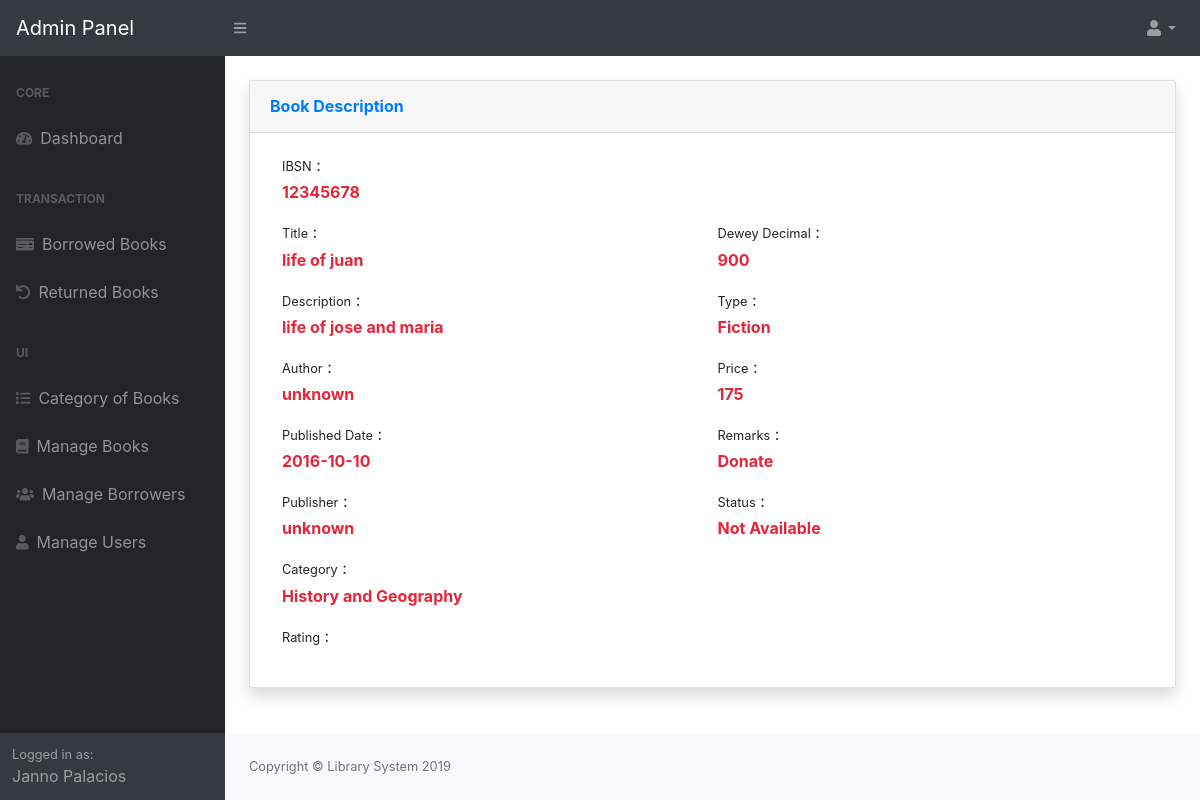
/admin/books/index.php?view=view&id=12345678 (signed in), run on an earlier commit of the app's database.
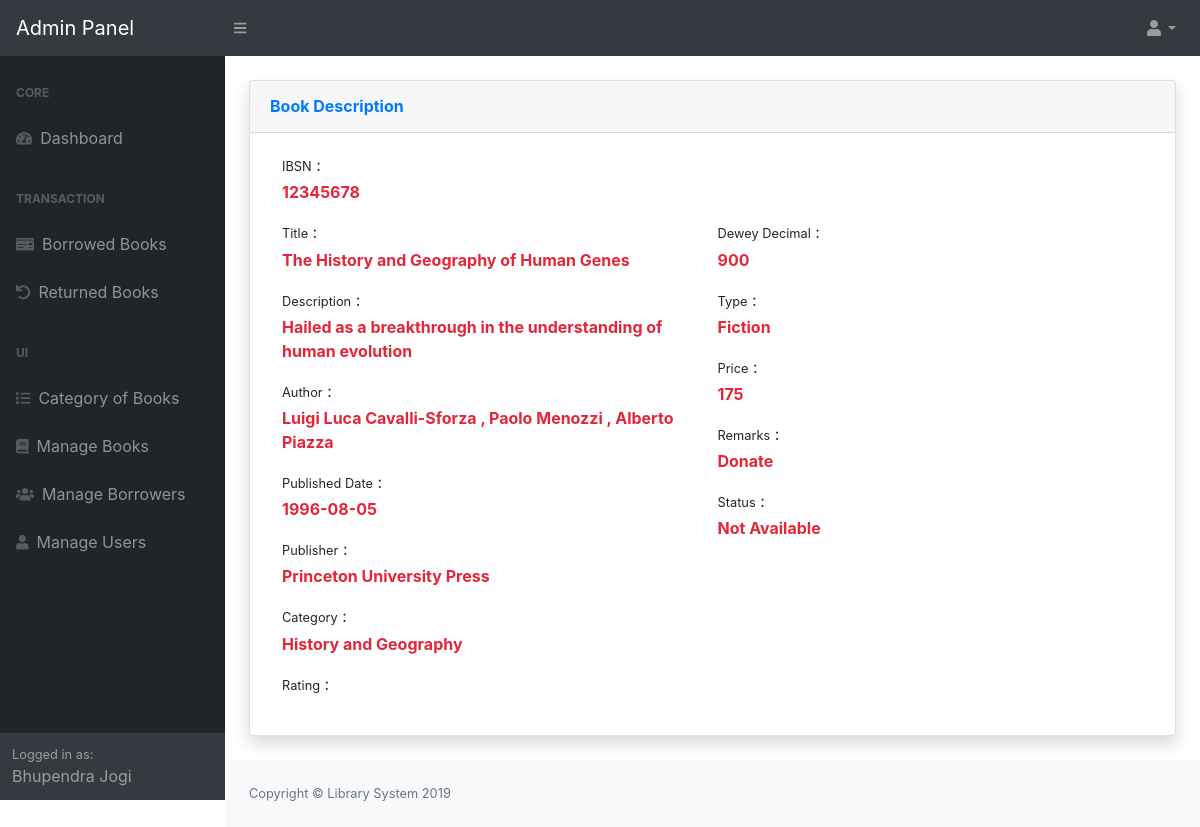
And on a later commit of the database.
### tables this page shows
CREATE TABLE `tblusers` (
  `USERID` int(11) NOT NULL,
  `NAME` varchar(124) NOT NULL,
  `UEMAIL` varchar(125) NOT NULL,
  `PASS` varchar(125) NOT NULL,
  `TYPE` varchar(125) NOT NULL,
  `Status` varchar(11) NOT NULL,
  `PicLoc` text NOT NULL,
  `fine` varchar(20) DEFAULT NULL
);

CREATE TABLE `tblbooks` (
  `BookID` int(11) NOT NULL,
  `IBSN` varchar(13) NOT NULL,
  `BookTitle` varchar(125) NOT NULL,
  `BookDesc` varchar(255) NOT NULL,
  `Author` varchar(125) NOT NULL,
  `PublishDate` date NOT NULL,
  `BookPublisher` varchar(125) NOT NULL,
  `Category` varchar(90) NOT NULL,
  `BookPrice` double NOT NULL,
  `BookQuantity` int(11) NOT NULL,
  `Status` varchar(30) NOT NULL,
  `BookType` varchar(90) NOT NULL,
  `DeweyDecimal` varchar(90) NOT NULL,
  `OverAllQty` int(11) NOT NULL,
  `Donate` tinyint(1) NOT NULL,
  `Remarks` varchar(90) NOT NULL
);

### admin/books/index.php (called while the page is built, shortened)
<?php
require_once '../themes/templates.php';
?>

### include/database.php (called while the page is built, shortened)
<?php
class Database {
	var $sql_string = '';
	private $conn;
	public function open_connection() {
		$this->conn = mysqli_connect(server, user, pass);
		if (!$this->conn) {
			throw new Exception("Failed to connect to the database server: " . mysqli_connect_error());
		} else {
			$db_select = mysqli_select_db($this->conn, database_name);
		}
	}
	function setQuery($sql='') {
		$this->sql_string=$sql;
	}
	function executeQuery() {
		$result = mysqli_query($this->conn,$this->sql_string);
		return $result;
	}
	private function confirm_query($result) {
		return $result;
	}
	function loadSingleResult() {
		$cur = $this->executeQuery();
		while ($row = mysqli_fetch_object($cur)) {
		return $data = $row;
		}
	}
}
$mydb = new Database();
?>

### include/accounts.php (called while the page is built, shortened)
<?php
require_once(LIB_PATH.DS.'database.php');
class User {
	protected static  $tblname = "tblusers";
	function single_user($id=""){
			global $mydb;
			$mydb->setQuery("SELECT * FROM ".self::$tblname."
				Where USERID= '{$id}' LIMIT 1");
			$cur = $mydb->loadSingleResult();
			return $cur;
	}
}
?>

### include/books.php (called while the page is built, shortened)
<?php
require_once(LIB_PATH.DS.'database.php');
class Book{
	protected static $tbl_name = "tblbooks";
	function single_books($id=""){
			global $mydb;
			$mydb->setQuery("SELECT * FROM ".self::$tbl_name." Where IBSN= {$id} LIMIT 1");
			$cur = $mydb->loadSingleResult();
			return $cur;
	}
}
?>

### admin/books/view.php (the view, shortened to what the changed rows need)
<?php
$id = $_GET['id'];
$book = new Book();
$object = $book->single_books($id);
?>
  <div class="card shadow mb-4">
  <div class="card-body">
    <div class="table-responsive">
        <form class="form-horizontal well span4" action="controller.php?action=edit&id=<?php echo $id;?>" method="POST">
          <div class="col-md-12">
    <div class="form-row">
        <div class="col-md-12">
            <div class="form-group"><label class="small mb-1" for="AccessionNo">IBSN</label> : <p> <?php echo $object->IBSN;?></p> </div>
        </div>
    </div>
    <div class="form-row">
    	<div class="col-md-6">
			<div class="form-group"><label class="small mb-1" for="BookTitle">Title</label>  : <p><?php echo $object->BookTitle;?> </p></div>
			<div class="form-group"><label class="small mb-1" for="BookDesc">Description</label>  : <p><?php echo $object->BookDesc;?></p></div>
			<div class="form-group"><label class="small mb-1" for="Author">Author</label> : <p><?php echo $object->Author;?> </p></div>
			<div class="form-group"><label class="small mb-1" for="PublishDate">Published Date</label> : <p><?php echo $object->PublishDate;?></p></div>
			<div class="form-group"><label class="small mb-1" for="BookPublisher">Publisher</label> : <p><?php echo $object->BookPublisher;?></p></div>
			<div class="form-group"><label class="small mb-1" for="Category">Category</label> : <p><?php echo  $object->Category ?></p></div>
    	</div>
    	<div class="col-md-6">
			<div class="form-group"><label class="small mb-1" for="DDecimal">Dewey Decimal</label> : <p><?php echo $object->DeweyDecimal;?></p></div>
			<div class="form-group"><label class="small mb-1" for="inputConfirmPassword">Type</label> : <p><?php echo $object->BookType ?></p></div>
			<div class="form-group"><label class="small mb-1" for="BookPrice">Price</label> : <p><?php echo $object->BookPrice;?></p></div>
			<div class="form-group"><label class="small mb-1" for="Remarks">Remarks</label> : <p><?php echo $object->Remarks;?></p></div>
			<div class="form-group"><label class="small mb-1" for="Category">Status</label> : <p><?php echo  $object->Status ?></p></div>
    	</div>
    </div>
</div>
</div>
</div>

### admin/themes/templates.php (shortened to what the changed rows need)
<?php
 $user = New User();
  $singleuser = $user->single_user($_SESSION['USERID']);
?>
<!DOCTYPE html>
<html lang="en">
    <head>
        <link href="<?php echo web_root;?>admin/dist/css/styles.css" rel="stylesheet" />
          <link href="<?php echo web_root;?>admin/dist/css/datepicker.css" rel="stylesheet" />
        <link href="<?php echo web_root;?>admin/dist/css/dataTables.bootstrap4.min.css" rel="stylesheet" />
        <link href="<?php echo web_root;?>admin/dist/fonts/font-awesome.min.css" rel="stylesheet" />
        <link href="https://cdn.jsdelivr.net/npm/select2@4.0.13/dist/css/select2.min.css" rel="stylesheet" />
    </head>
    <body class="sb-nav-fixed">
        <div id="layoutSidenav">
            <div id="layoutSidenav_nav">
                <nav class="sb-sidenav accordion sb-sidenav-dark" id="sidenavAccordion">
                    <div class="sb-sidenav-menu">
                        <div class="nav">
                        </div>
                    </div>
                    <div class="sb-sidenav-footer">
                        <div class="small">Logged in as:</div>
                       <?php echo $singleuser->NAME;  ?>
                    </div>
                </nav>
            </div>
            <div id="layoutSidenav_content">
                <main>
                    <div class="container-fluid">
                         <br/>
                       <?php
                        require_once $content;
                        ?>
                    </div>
                </main>
            </div>
        </div>
    </body>
</html>

What changed in the data, as far as the page shows it:
changed tblusers: NAME "Janno Palacios" → "Bhupendra Jogi"
changed tblbooks "History and Geography": BookTitle "life of juan" → "The History and Geography of Human Genes"; BookDesc "life of jose and maria" → "Hailed as a breakthrough in the understanding of human evolution"; Author "unknown" → "Luigi Luca Cavalli-Sforza , Paolo Menozzi , Alberto Piazza"; PublishDate "2016-10-10" → "1996-08-05"; BookPublisher "unknown" → "Princeton University Press"
